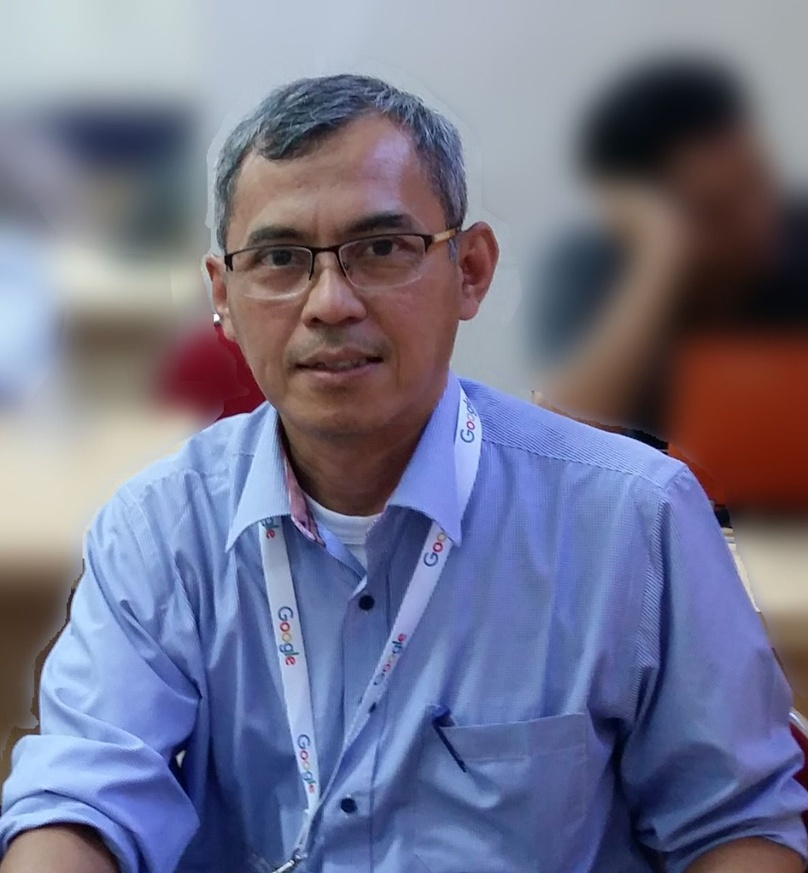
#> input picture coba.jpg, 808 x 873 px, shrunk from 1184 x 1280 before the run, given in place of the camera
$ python video_face_detect.py
#> lines starting #> are read from the running program, lines starting #| are printed output that depends on the picture; after the words box and inside, x2 and y2 are one past the last pixel; in counts of white or black regions, pixels touching at a corner belong together
import cv2

face = cv2.CascadeClassifier('face-detect.xml')
eye = cv2.CascadeClassifier('eye-detect.xml')

video = cv2.VideoCapture(0)

while True:
    _, frame = video.read()
#> frame is the input picture: shape (873, 808, 3); mean B, G, R 140.9, 116, 114.4
    gray = cv2.cvtColor(frame,cv2.COLOR_BGR2GRAY)
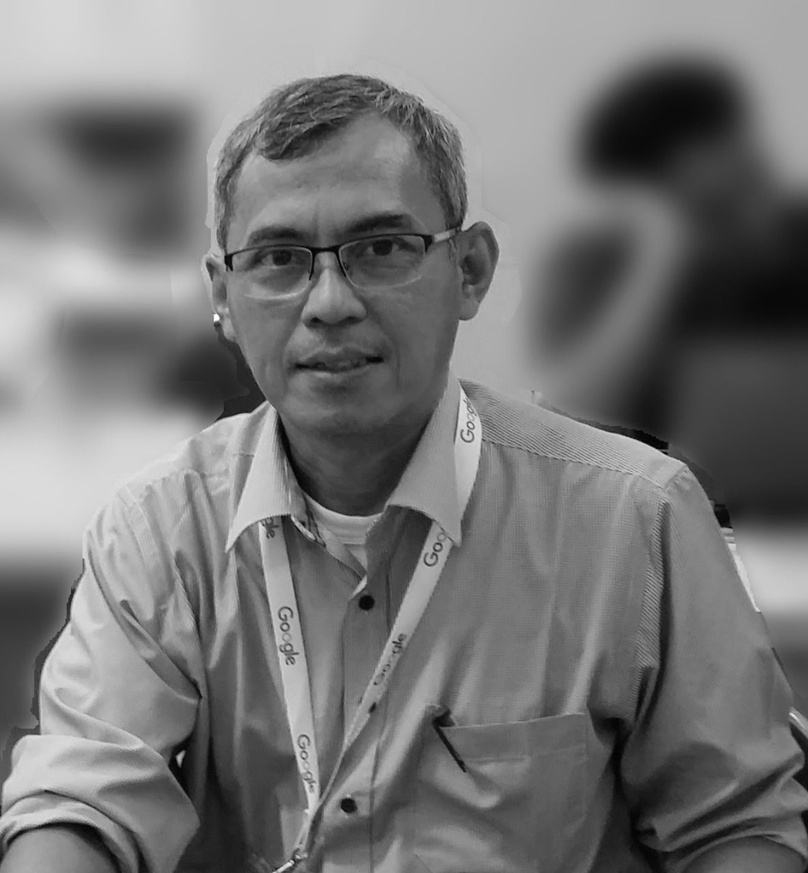
#> gray: shape (873, 808); min 1, max 255, mean 118.3

    edge = cv2.Canny(frame, 90, 90)
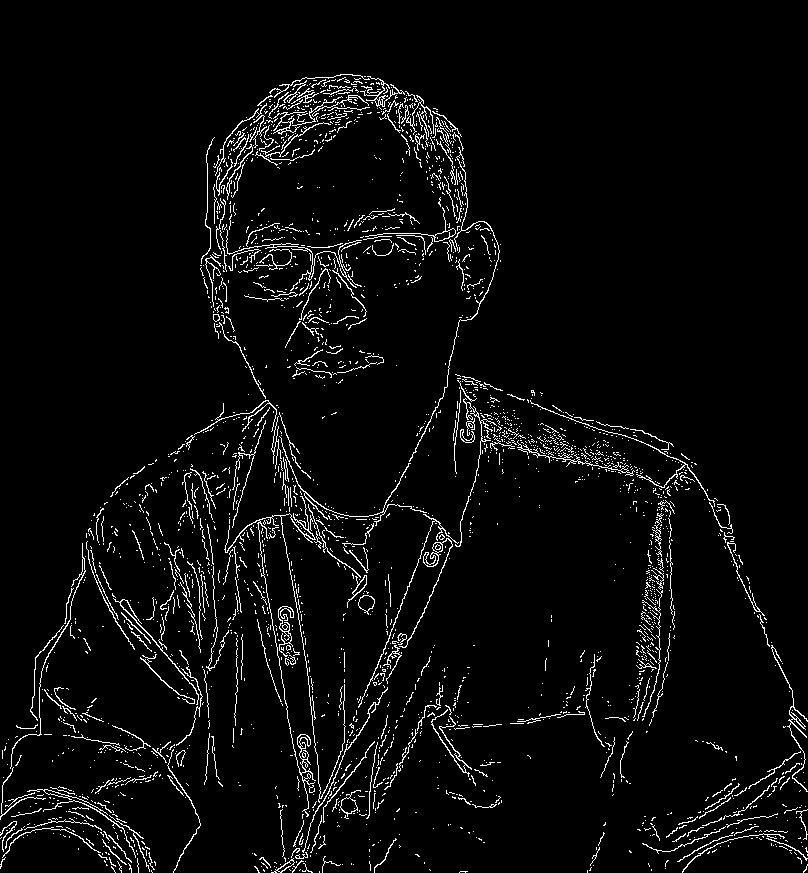
#> edge: shape (873, 808); 4.2% white in thin lines or dots
    muka = face.detectMultiScale(gray, 1.3, 5)
#> muka = [[192, 143, 285, 285]]

    for(x,y,w,h) in muka:
        cv2.rectangle(frame, (x,y), (x+w, y+h), (0,255,0), 4)

        roi_warna = frame[y:y+h, x:x+w]
        roi_gray = gray[y:y+h, x:x+w]

        mata = eye.detectMultiScale(roi_gray, 1.5, 3)
        for(mx,my,mw,mh) in mata:
            cv2.rectangle(roi_warna, (mx,my), (mx+mw, my+mh), (255,255,0), 3)
#> this loop made 1 pass
#> (x, y, w, h, mata) on pass 1: (192, 143, 285, 285, [[155, 73, 68, 68], [51, 78, 68, 68]])
#> pass 1, `roi_warna = frame[y:y+h, x:x+w]`:
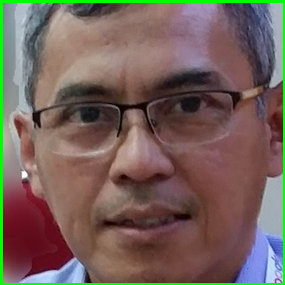
#> roi_warna: shape (285, 285, 3); mean B, G, R 90.2, 97.7, 115.9
#> pass 1, `roi_gray = gray[y:y+h, x:x+w]`:
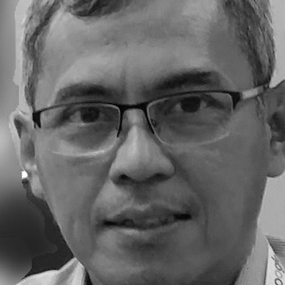
#> roi_gray: shape (285, 285); min 2, max 255, mean 101.3
#> after the loop:
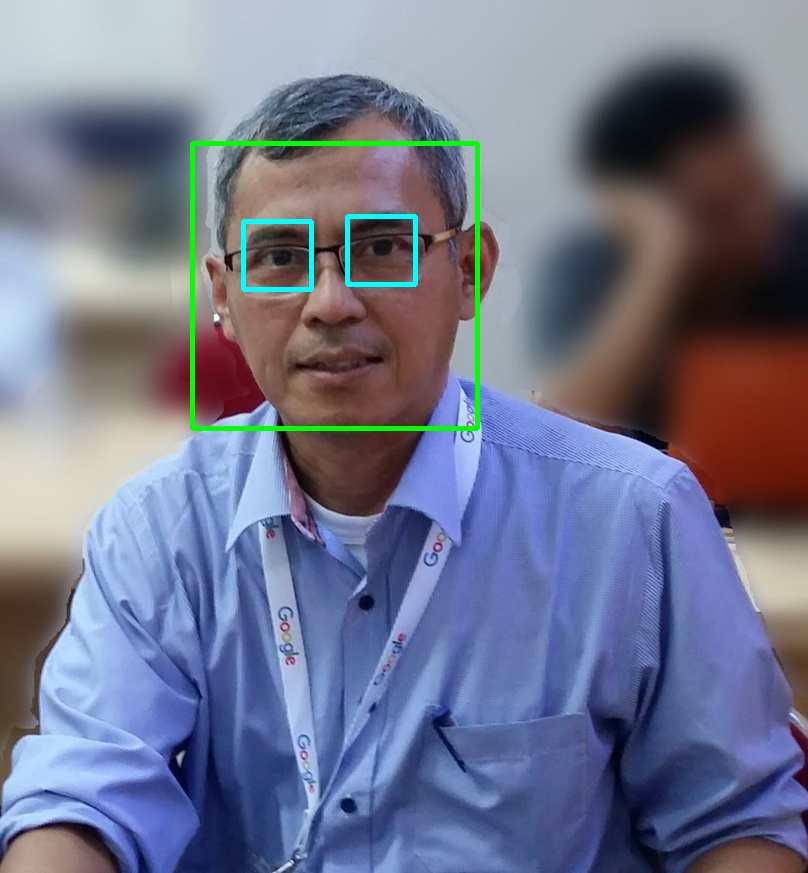
#> frame: shape (873, 808, 3); 1.19% of pixels changed, all inside (x1, y1, x2, y2) = (190, 141, 480, 431)
#> after the loop:
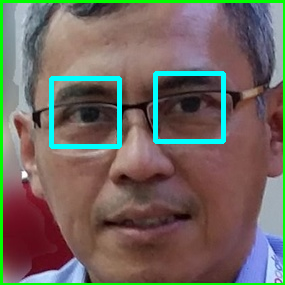
#> roi_warna: shape (285, 285, 3); 3.32% of pixels changed, all inside (x1, y1, x2, y2) = (49, 71, 226, 149)

    cv2.imshow('face and eye detect', frame)
    cv2.imshow('edge detect', edge)
    exit = cv2.waitKey(1) & 0xff
#> (key Esc is pressed here)
    if exit == 1:
        break

video.release()
cv2.waitKey(0)
cv2.destroyAllWindows()
